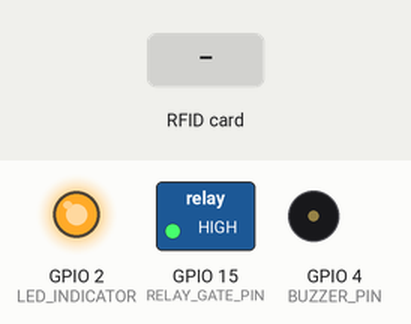
This program was run on a simulated ESP32. Shown: switched loads named in the program (green lamp = pin HIGH), output pins drawn as LEDs (lit = HIGH), buzzer (waves = sounding, pin HIGH). The test bench sets the inputs (shaded band). WiFi joins after 1.5 s; servers stay silent unless stated; uploads are accepted with an empty reply; what the program prints to the serial monitor is not drawn.

Above: at 0.7 s.
At 3.7 s:
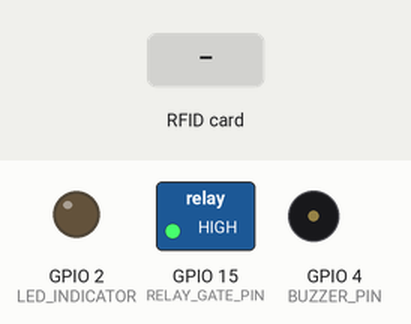
3.8 s: RFID card 5E 7A 19 C4 held to the reader
At 4.12 s:
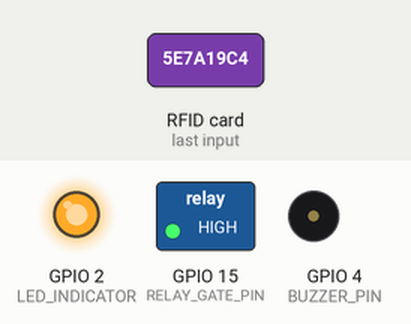
Timing chart, 0 to 6.8 s (numbered marks = the images above; inputs shaded):
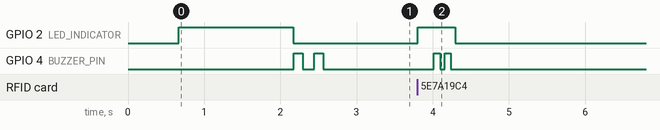

The program:

main.cpp
```cpp
/**
 * ============================================================================
 * HAVEN PORTAL - FIRMWARE ESP32 + RFID RC522 MULTI-MODE READER
 * RW 013 Kelurahan Suryatmajan, Danurejan, Kota Yogyakarta
 * ============================================================================
 * Mendukung 4 Mode Operasi Otomatis dari Cloud Backend:
 * 1. Portal Gerbang Masuk (Buka Palang Otomatis)
 * 2. Absensi Ronda Malam (Presensi Petugas Siskamling)
 * 3. Identifikasi Bank Sampah (Cek Saldo & Transaksi Nasabah)
 * 4. Registrasi Kartu Baru (Pairing UID ke Akun Warga Terpilih)
 *
 * Konfigurasi Jaringan: WiFiManager (Hotspot AP Mandiri: Haven-Portal-RW013)
 * Target Server: https://havenportal.mehape.com/api/iot/portal/tap
 * ============================================================================
 */

#include <Arduino.h>
#include <SPI.h>
#include <MFRC522.h>
#include <WiFi.h>
#include <WiFiClientSecure.h>
#include <HTTPClient.h>
#include <WiFiManager.h>
#include <ArduinoJson.h>

// ---------- PIN DEFINITIONS (ESP32 DOIT DEVKIT V1) ----------
#define SS_PIN          5    // SDA / SS pada RC522 -> GPIO 5
#define RST_PIN         22   // RST pada RC522 -> GPIO 22
#define SCK_PIN         18   // SCK pada RC522 -> GPIO 18
#define MISO_PIN        19   // MISO pada RC522 -> GPIO 19
#define MOSI_PIN        23   // MOSI pada RC522 -> GPIO 23

#define LED_INDICATOR   2    // Onboard Blue LED -> GPIO 2
#define RELAY_GATE_PIN  15   // Relay Pembuka Palang Gerbang -> GPIO 15 (Active LOW)
#define BUZZER_PIN      4    // Buzzer Feedback -> GPIO 4 (Opsional)

// ---------- CLOUD SERVER & API SETTINGS ----------
const char* API_URL       = "https://havenportal.mehape.com/api/iot/portal/tap";
const char* API_KEY       = "haven-rw013-gate-key-2026";
const char* DEVICE_ID     = "GATE-01";

// Wi-Fi AP Fallback Settings jika WiFi rumah/pos ronda belum terhubung
const char* AP_SSID       = "Haven-Portal-RW013";
const char* AP_PASSWORD   = "havenrw013";

// ---------- INISIALISASI OBJEK ----------
MFRC522 rfid(SS_PIN, RST_PIN);
unsigned long lastTapTime = 0;
const unsigned long DEBOUNCE_DELAY_MS = 2000; // Jeda 2 detik anti-double tap

// Prototipe Fungsi
void beepSuccess();
void beepDenied();
void triggerGateRelay();
void sendTapToServer(const String& uidString);

void setup() {
    Serial.begin(115200);
    delay(500);
    Serial.println("\n\n========================================================");
    Serial.println("  HAVEN PORTAL - ESP32 RFID GATE SYSTEM RW 013");
    Serial.println("========================================================");

    // Inisialisasi Output Pin
    pinMode(LED_INDICATOR, OUTPUT);
    pinMode(RELAY_GATE_PIN, OUTPUT);
    pinMode(BUZZER_PIN, OUTPUT);

    // Default state: LED mati, Relay terbuka (Gate tertutup / Active LOW default HIGH)
    digitalWrite(LED_INDICATOR, LOW);
    digitalWrite(RELAY_GATE_PIN, HIGH);
    digitalWrite(BUZZER_PIN, LOW);

    // Inisialisasi Bus SPI & RFID Reader RC522
    SPI.begin(SCK_PIN, MISO_PIN, MOSI_PIN, SS_PIN);
    rfid.PCD_Init();
    delay(100);

    Serial.print("MFRC522 Self-Test: ");
    byte v = rfid.PCD_ReadRegister(rfid.VersionReg);
    Serial.print("Firmware Version 0x");
    Serial.println(v, HEX);
    if (v == 0x00 || v == 0xFF) {
        Serial.println("[WARNING] RFID RC522 tidak terdeteksi! Periksa kabel wiring SPI.");
    } else {
        Serial.println("[OK] RFID RC522 Siap Membaca Kartu.");
    }

    // Inisialisasi Jaringan WiFiManager (Captive Portal)
    Serial.println("\n[WIFI] Menghubungkan ke Wi-Fi tersimpan...");
    WiFiManager wm;
    wm.setConfigPortalTimeout(180); // 3 menit waktu tunggu jika AP aktif

    // Kedipkan LED cepat tanda proses koneksi Wi-Fi
    digitalWrite(LED_INDICATOR, HIGH);
    bool wifiConnected = wm.autoConnect(AP_SSID, AP_PASSWORD);
    digitalWrite(LED_INDICATOR, LOW);

    if (!wifiConnected) {
        Serial.println("[WIFI] Gagal terhubung ke Wi-Fi & timeout AP habis. Merestart ESP32...");
        delay(2000);
        ESP.restart();
    }

    Serial.println("[WIFI] BERHASIL TERHUBUNG!");
    Serial.print("  SSID       : "); Serial.println(WiFi.SSID());
    Serial.print("  IP Address : "); Serial.println(WiFi.localIP());
    Serial.print("  Target API : "); Serial.println(API_URL);

    // 2x Beep tanda sistem siap siaga
    beepSuccess();
    delay(150);
    beepSuccess();

    Serial.println("\n[READY] Dekatkan kartu RFID warga pada sensor...\n");
}

void loop() {
    // 1. Cek Koneksi Wi-Fi, rekoneksi otomatis jika terputus
    if (WiFi.status() != WL_CONNECTED) {
        Serial.println("[WIFI] Koneksi terputus. Mencoba rekoneksi...");
        digitalWrite(LED_INDICATOR, LOW);
        WiFi.reconnect();
        delay(1000);
        return;
    }

    // 2. Cek apakah ada kartu RFID baru mendekat
    if (!rfid.PICC_IsNewCardPresent()) {
        return;
    }

    // 3. Baca serial data UID kartu
    if (!rfid.PICC_ReadCardSerial()) {
        return;
    }

    // 4. Cegah pembacaan ganda dalam waktu singkat (Debounce)
    if (millis() - lastTapTime < DEBOUNCE_DELAY_MS) {
        rfid.PICC_HaltA();
        rfid.PCD_StopCrypto1();
        return;
    }
    lastTapTime = millis();

    // 5. Konversi UID Hex ke String huruf kapital bersih tanpa spasi
    String uidString = "";
    for (byte i = 0; i < rfid.uid.size; i++) {
        if (rfid.uid.uidByte[i] < 0x10) uidString += "0";
        uidString += String(rfid.uid.uidByte[i], HEX);
    }
    uidString.toUpperCase();

    Serial.print("\n>>> KARTU TERDETEKSI! UID: ");
    Serial.println(uidString);

    // 6. Indikator LED Menyala saat mengirim ke Server
    digitalWrite(LED_INDICATOR, HIGH);

    // 7. Kirim Data Tap ke Cloud Backend Haven Portal
    sendTapToServer(uidString);

    // 8. Hentikan pembacaan kartu saat ini
    rfid.PICC_HaltA();
    rfid.PCD_StopCrypto1();
    digitalWrite(LED_INDICATOR, LOW);
}

void sendTapToServer(const String& uidString) {
    WiFiClientSecure client;
    client.setInsecure(); // Mengabaikan verifikasi SSL root cert untuk efisiensi RAM ESP32

    HTTPClient http;
    if (!http.begin(client, API_URL)) {
        Serial.println("[HTTP] Gagal menginisialisasi koneksi HTTPS.");
        beepDenied();
        return;
    }

    // Set Header Permintaan
    http.addHeader("Content-Type", "application/json");
    http.addHeader("X-API-KEY", API_KEY);
    http.addHeader("User-Agent", "Haven-ESP32-Gate/1.0");

    // Susun JSON Payload
    JsonDocument docReq;
    docReq["uid"] = uidString;
    docReq["device_id"] = DEVICE_ID;
    String requestBody;
    serializeJson(docReq, requestBody);

    Serial.print("[HTTP] Mengirim POST ke ");
    Serial.print(API_URL);
    Serial.print(" dengan data: ");
    Serial.println(requestBody);

    int httpCode = http.POST(requestBody);
    Serial.print("[HTTP] Kode Response Server: ");
    Serial.println(httpCode);

    if (httpCode > 0) {
        String responsePayload = http.getString();
        Serial.print("[HTTP] Response Body: ");
        Serial.println(responsePayload);

        JsonDocument docRes;
        DeserializationError error = deserializeJson(docRes, responsePayload);

        if (!error) {
            bool access = docRes["access"] | false;
            const char* mode = docRes["mode"] | "portal";
            const char* status = docRes["status"] | "";
            const char* name = docRes["name"] | "Tamu";
            const char* message = docRes["message"] | "";

            if (access) {
                Serial.println("==================================================");
                Serial.printf("  [AKSES DITERIMA] Mode: %s\n", mode);
                Serial.printf("  Nama: %s\n", name);
                Serial.printf("  Pesan: %s\n", message);
                Serial.println("==================================================");

                // Indikator Berhasil
                beepSuccess();

                // Jika mode portal: Buka palang gerbang fisik melalui relay
                if (strcmp(mode, "portal") == 0) {
                    triggerGateRelay();
                }
            } else {
                Serial.println("==================================================");
                Serial.printf("  [AKSES DITOLAK] %s\n", message);
                Serial.println("==================================================");
                beepDenied();
            }
        } else {
            Serial.print("[JSON] Gagal mengurai response JSON: ");
            Serial.println(error.c_str());
            beepDenied();
        }
    } else {
        Serial.printf("[HTTP] Gagal terhubung ke server! Error: %s\n", http.errorToString(httpCode).c_str());
        beepDenied();
    }

    http.end();
}

/**
 * Memicu Relay Palang Gerbang Terbuka selama 3 detik lalu kembali tertutup
 */
void triggerGateRelay() {
    Serial.println("[RELAY] Membuka Palang Gerbang Masuk RW 013 (3 Detik)...");
    digitalWrite(RELAY_GATE_PIN, LOW);   // Aktifkan Relay (Active LOW)
    digitalWrite(LED_INDICATOR, HIGH);
    delay(3000);                         // Tahan palang terbuka 3 detik
    digitalWrite(RELAY_GATE_PIN, HIGH);  // Matikan Relay (Palang menutup kembali)
    digitalWrite(LED_INDICATOR, LOW);
    Serial.println("[RELAY] Palang Gerbang Selesai Tertutup.");
}

/**
 * Nada Beep Sukses (1x nada tinggi)
 */
void beepSuccess() {
    digitalWrite(BUZZER_PIN, HIGH);
    delay(120);
    digitalWrite(BUZZER_PIN, LOW);
}

/**
 * Nada Beep Ditolak (2x nada pendek peringatan)
 */
void beepDenied() {
    for (int i = 0; i < 2; i++) {
        digitalWrite(BUZZER_PIN, HIGH);
        delay(80);
        digitalWrite(BUZZER_PIN, LOW);
        delay(60);
    }
}
```

Measured:
- after the input at 3.8 s, GPIO 2 (LED_INDICATOR): LOW → HIGH at once, → LOW 0.49 s later; GPIO 4 (BUZZER_PIN): alternates HIGH for 0.08 s and LOW for 0.06 s, 4 changes in all, then stays LOW, starting after 0.22 s
